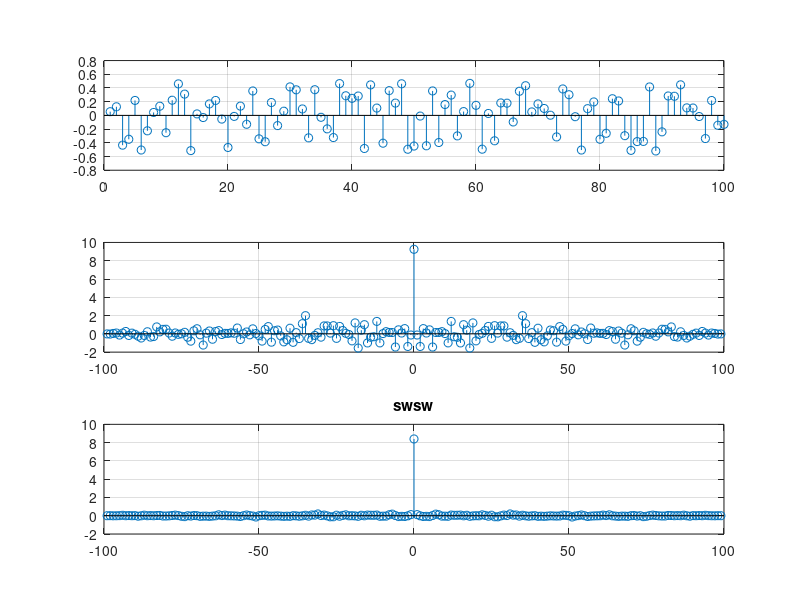
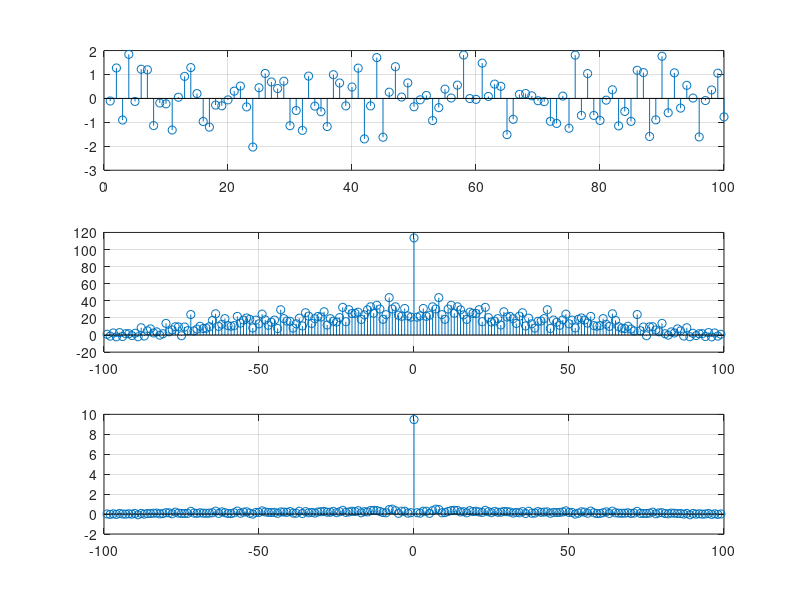

MATLAB code to generate these figures, in order: (Note: this script raises an error after producing the figures.)
close all;
clear all;
clc

%Med 

x = rand(1,100)-0.5;

%trækker mean value fra.
xx = x-mean(x);

[y a] = xcorr(x);
yy = y;

N = 100;

for R = 1:N
    yy = yy + xcorr(rand(1,100)-0.5); 
end    

yy = yy / N;

   
figure('position',[0 0 600 600])

subplot(3,1,1)
stem(xx)
grid on
subplot(3,1,2)
stem(a , y)
grid on
subplot(3,1,3)
stem(a , yy)
grid on
title('swsw')
%Med randn 

x = randn(1,100)-0.5;

%trækker mean value fra.
xx = x-mean(x);

[y a] = xcorr(x);
yy = y;

N = 100;

for R = 1:N
    yy = yy + xcorr(rand(1,100)-0.5); 
end    

yy = yy / N;

   
figure('position',[0 0 600 600])
subplot(3,1,1)
stem(xx)
grid on
subplot(3,1,2)
stem(a , y)
grid on
subplot(3,1,3)
stem(a , yy)
grid on

%2. order Markov model med 3 states uden hukommelse

P = [0.5 0.5  ;
      0.5 0.5  ];
N = 100;

[x,p,H]=markov2st(P,N);



%trækker mean value fra.
xx = x-mean(x);

[y a] = xcorr(xx);
yy = y;


for R = 1:N
    
    [z,p,H] = markov2st(P,N);
    zz = z-mean(z);
    yy = yy + xcorr(zz); 
end    

%yy = yy / N;

   
figure('position',[0 0 600 600])
subplot(3,1,1)
stem(x)
grid on
subplot(3,1,2)
stem(a , y)
grid on
subplot(3,1,3)
stem(a,  yy)
grid on


%-----------------------------------------------------------------------------
%2. order Markov model med 3 states med hukommelse

P = [0.9 0.1  ;
      0.1 0.9  ];
N = 100;

[x,p,H]=markov2st(P,N);



%trækker mean value fra.
xx = x-mean(x);

[y a] = xcorr(xx);
yy = y;


for R = 1:N
    
    [z,p,H] = markov2st(P,N);
    zz = z-mean(z)
    yy = yy + xcorr(zz); 
end    

yy = yy / N;

   
figure('position',[0 0 600 600])
subplot(3,1,1)
stem(x)
grid on
subplot(3,1,2)
stem(a , y)
grid on
subplot(3,1,3)
stem(a , yy)
grid on

